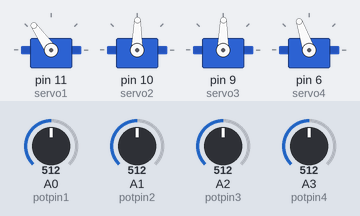
A sketch run on a simulated Arduino Uno, built with avr-gcc and run on an emulated ATmega328P. Shown: 4 × servo. Inputs (shaded band) come from the test bench; at power-on: A1 (potpin2) = 512, A2 (potpin3) = 512, A3 (potpin4) = 512, A0 (potpin1) = 512.

Above: at 1.2 s.
1.3 s: A1 (potpin2) set to 716
At 2.2 s:
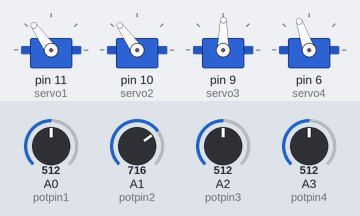
2.8 s: A2 (potpin3) set to 716
At 4.0 s:
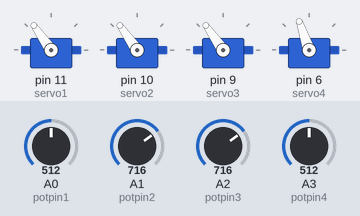
4.3 s: A3 (potpin4) set to 716
At 4.8 s:
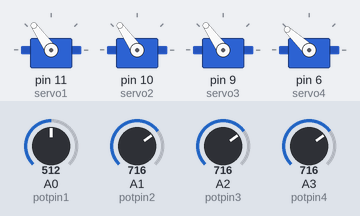
5.8 s: A0 (potpin1) set to 306
At 6.6 s:
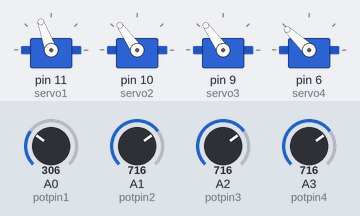
7.3 s: A0 (potpin1) set to 30
At 8.3 s:
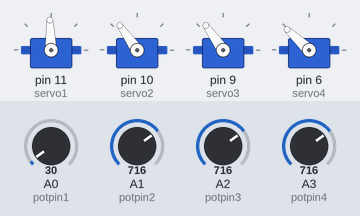
8.8 s: A1 (potpin2) set to 992
At 10.1 s:
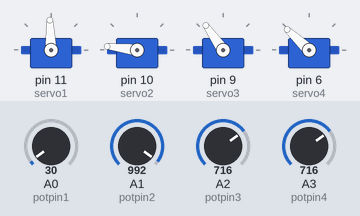
Timing chart, 0 to 11.3 s (numbered marks = the images above; inputs shaded):
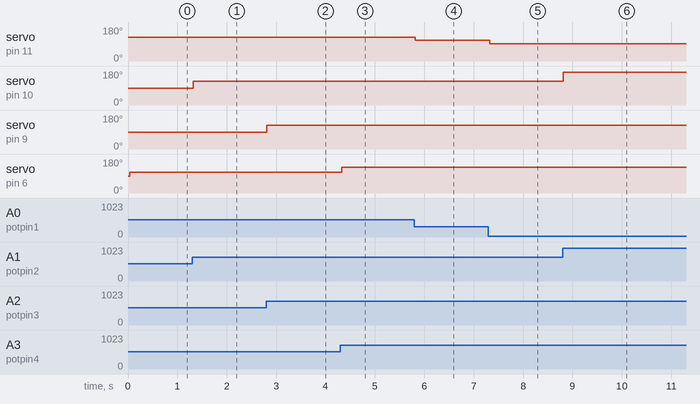

The sketch:

me_arm3.0.ino
```cpp
#include "VarSpeedServo.h"
#include <EEPROM.h>


VarSpeedServo servo1;
VarSpeedServo servo2;
VarSpeedServo servo3;
VarSpeedServo servo4;

int potpin1 = 0;//定义爪舵机电位器为A0口
int potpin2 = 1;//定义小臂舵机电位器为A1口
int potpin3 = 2;//定义大臂舵机电位器为A2口
int potpin4 = 3;//定义转盘舵机电位器为A3口


int val1;
int val2;
int val3;
int val4;

byte  mode ;
void setup()
{

  servo1.attach(11);
  servo2.attach(10);
  servo3.attach(9);
  servo4.attach(6);


  Serial.begin(9600);
}
void loop()
{
  static int v = 0;
  static int s1 = 0;
  static int s2 = 0;
  static int s3 = 0;
  static int s4 = 0;

  if ( Serial.available())

  {

    char ch = Serial.read();
    switch(ch) {
    case '0'...'9':
      v = v * 10 + ch - '0';

      break;
    case 'a':
      {
        if(mode==1)
          servo1.write(v,10);
      }
      v = 0;
      break;
    case 'b':
      {
        if(mode==1)
          servo2.write(v,10);
      }
      v = 0;
      break;
    case 'c':

      {
        if(mode==1)
          servo3.write(v,10);

      }
      v = 0;
      break;
    case 'd':
      {
        if(mode==1)
          servo4.write(v,10);

      }
      v = 0;
      break;


    case 'm':
      {

        Serial.print("Mode = pot  ");
        EEPROM.write( 1001, 0);
        mode = EEPROM.read(1001);
        Serial.println(mode);
      }
      break;
      v = 0;

    case 'n':
      {

        Serial.print("Mode = pc   ");
        EEPROM.write( 1001, 1);
        mode = EEPROM.read(1001);
        Serial.println(mode);
      }
      break;
      v = 0;
    }
  }

  if(mode==0)

  {
    /////爪舵机控制///////
    val1 = analogRead(potpin1);
    val1 = map (val1, 0, 1023, 90, 160);
    servo1.write(val1);
    delay(10);


    //////小臂舵机控制///////
    val2 = analogRead(potpin2);
    val2 = map (val2, 0, 1023, 0, 179);
    servo2.write(val2);
    delay(10);

    //////大臂舵机控制///////
    val3 = analogRead(potpin3);
    val3 = map (val3, 0, 1023, 0, 179);
    servo3.write(val3);
    delay(10);

    //////爪舵机控制///////
    val4 = analogRead(potpin4);
    val4 = map (val4, 0, 1023, 40, 179);
    servo4.write(val4);
    delay(10);


  }


}
```

Measured:
- after the input at 1.3 s, servo on pin 10 (servo2): 89° → 125° at once
- after the input at 2.8 s, servo on pin 9 (servo3): 89° → 125° at once
- after the input at 4.3 s, servo on pin 6 (servo4): 109° → 137° at once
- after the input at 5.8 s, servo on pin 11 (servo1): 125° → 110° at once
- after the input at 7.3 s, servo on pin 11 (servo1): 110° → 92° at once
- after the input at 8.8 s, servo on pin 10 (servo2): 125° → 173° at once
